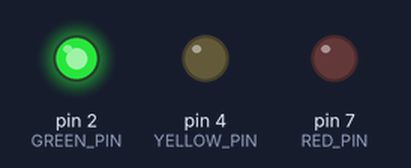
This sketch was run on a simulated Arduino Uno, built with avr-gcc and run on an emulated ATmega328P. Parts: output pins drawn as LEDs (lit = HIGH).

Above: at 5.0 s.
At 11.5 s:
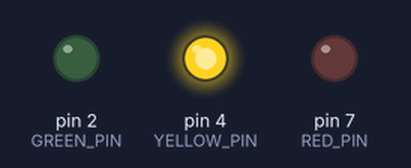
At 18.0 s:
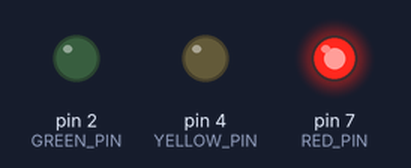
Timing chart, 0 to 29.9 s (numbered marks = the images above):
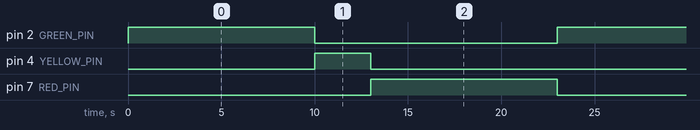

The sketch:

semaforo.ino
```cpp
#define GREEN_PIN 2
#define YELLOW_PIN 4
#define RED_PIN 7

// definição das funções
void allowedSignal()
{
  digitalWrite(RED_PIN, LOW);
  digitalWrite(YELLOW_PIN, LOW);
  digitalWrite(GREEN_PIN, HIGH);
}

void warningSignal()
{
  digitalWrite(RED_PIN, LOW);
  digitalWrite(YELLOW_PIN, HIGH);
  digitalWrite(GREEN_PIN, LOW);
}

void forbiddenSignal()
{
  digitalWrite(RED_PIN, HIGH);
  digitalWrite(YELLOW_PIN, LOW);
  digitalWrite(GREEN_PIN, LOW);
}
// definição das funções

void setup()
{
  pinMode(GREEN_PIN, OUTPUT);
  pinMode(YELLOW_PIN, OUTPUT);
  pinMode(RED_PIN, OUTPUT);
}

void loop()
{
  allowedSignal();
  delay(10000);
  warningSignal();
  delay(3000);
  forbiddenSignal();
  delay(10000);
}
```

Measured:
- by itself, pin 2 (GREEN_PIN), pin 7 (RED_PIN): alternates HIGH for 10.0 s and LOW for 13.0 s
- by itself, pin 4 (YELLOW_PIN): alternates HIGH for 3.0 s and LOW for 20.0 s
- by itself, everything shown: repeats every 23.0 s, in 3 steps
